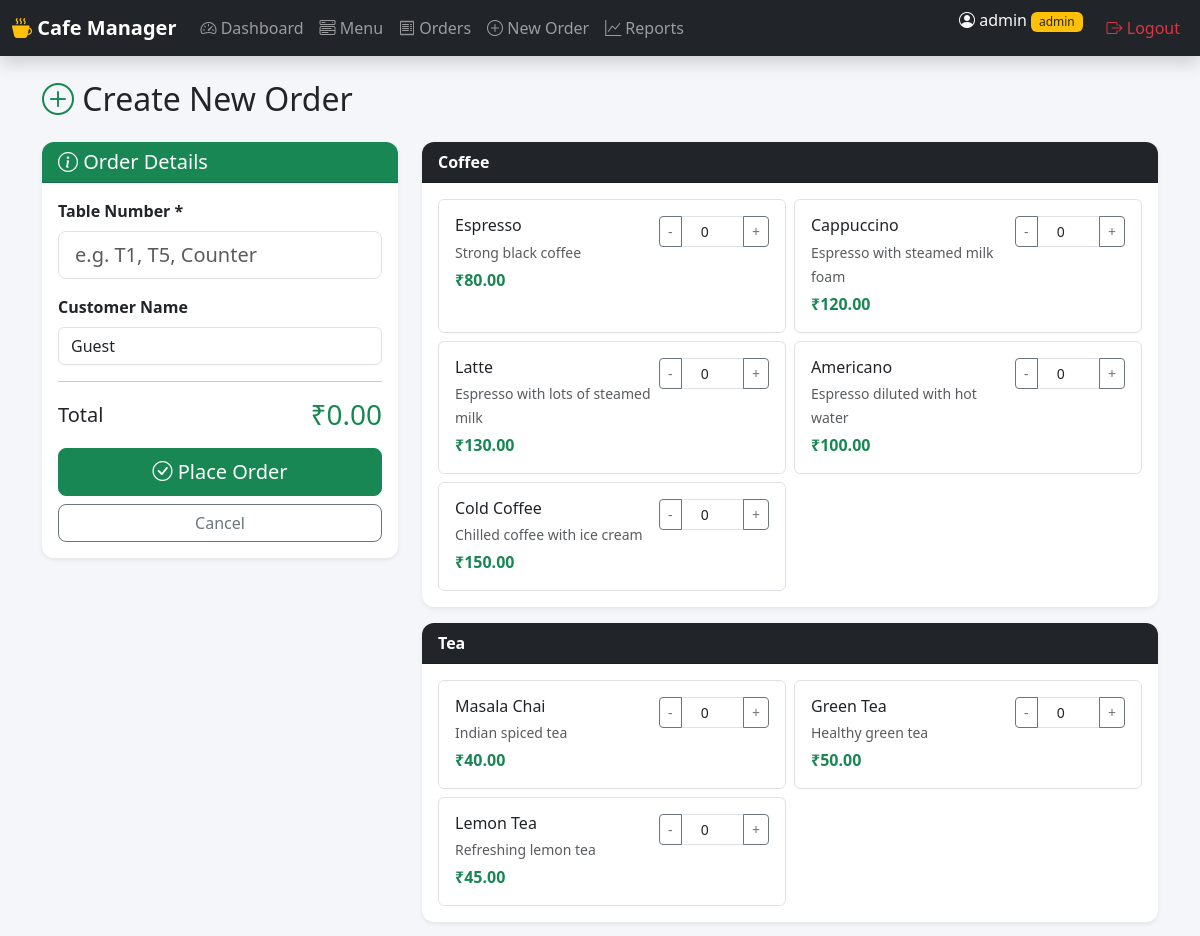
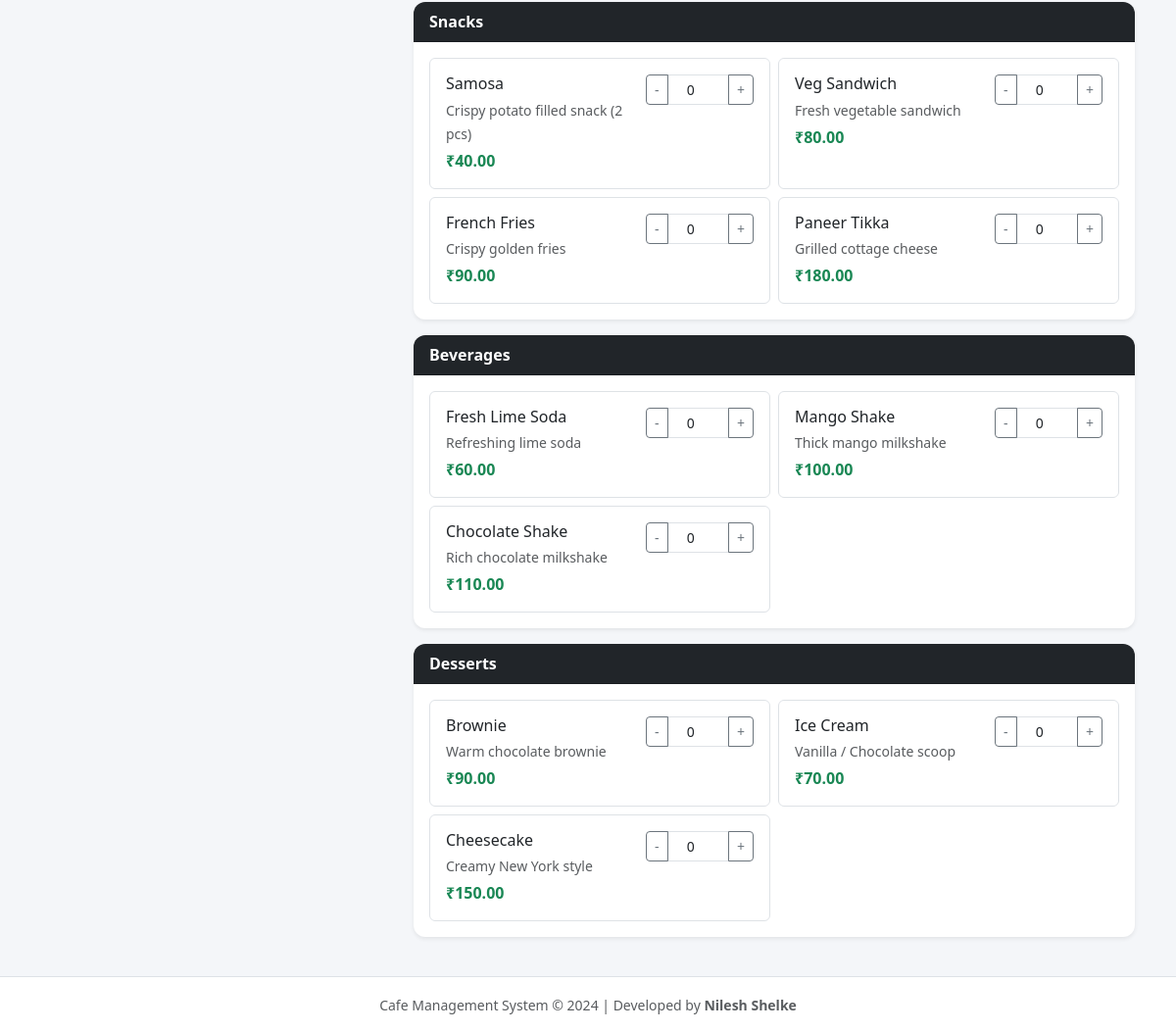
The app's page /orders/new (signed in) with its own data (2 pictures, top to bottom).
### app.py (models this page shows)
class Category(db.Model):
    id = db.Column(db.Integer, primary_key=True)
    name = db.Column(db.String(100), unique=True, nullable=False)
    items = db.relationship('MenuItem', backref='category', lazy=True, cascade='all, delete-orphan')

class MenuItem(db.Model):
    id = db.Column(db.Integer, primary_key=True)
    name = db.Column(db.String(100), nullable=False)
    description = db.Column(db.Text, default='')
    price = db.Column(db.Float, nullable=False)
    category_id = db.Column(db.Integer, db.ForeignKey('category.id'), nullable=False)
    is_available = db.Column(db.Boolean, default=True)
    image_url = db.Column(db.String(200), default='')

### app.py (the view, shortened to what this page needs)
@app.route('/orders/new', methods=['GET', 'POST'])
@login_required
def new_order():
    categories = Category.query.all()
    items = MenuItem.query.filter_by(is_available=True).all()
    return render_template('new_order.html', categories=categories, items=items)

### app.py (called while the page is built)
def login_required(f):
    from functools import wraps
    @wraps(f)
    def decorated_function(*args, **kwargs):
        if 'user_id' not in session:
            flash('Please login to continue.', 'warning')
            return redirect(url_for('login'))
        return f(*args, **kwargs)
    return decorated_function

### templates/new_order.html (shortened to what this page needs)
{% extends "base.html" %}
{% block content %}
<div class="container">
    <h2 class="mb-4"><i class="bi bi-plus-circle text-success"></i> Create New Order</h2>
    <form method="POST" id="orderForm">
        <div class="row">
            <div class="col-lg-4">
                <div class="card border-0 shadow-sm mb-4 sticky-top" style="top: 80px;">
                    <div class="card-header bg-success text-white">
                        <h5 class="mb-0"><i class="bi bi-info-circle"></i> Order Details</h5>
                    </div>
                    <div class="card-body">
                        <div class="mb-3">
                            <label class="form-label fw-semibold">Table Number *</label>
                            <input type="text" name="table_number" class="form-control form-control-lg" required placeholder="e.g. T1, T5, Counter">
                        </div>
                        <div class="mb-3">
                            <label class="form-label fw-semibold">Customer Name</label>
                            <input type="text" name="customer_name" class="form-control" placeholder="Guest" value="Guest">
                        </div>
                        <hr>
                        <div class="d-flex justify-content-between align-items-center mb-2">
                            <h5 class="mb-0">Total</h5>
                            <h3 class="mb-0 text-success" id="orderTotal">₹0.00</h3>
                        </div>
                        <button type="submit" class="btn btn-success btn-lg w-100 mt-2">
                            <i class="bi bi-check-circle"></i> Place Order
                        </button>
                        <a href="{{ url_for('orders') }}" class="btn btn-outline-secondary w-100 mt-2">Cancel</a>
                    </div>
                </div>
            </div>
            <div class="col-lg-8">
                {% for category in categories %}
                <div class="card border-0 shadow-sm mb-3">
                    <div class="card-header bg-dark text-white py-2">
                        <strong>{{ category.name }}</strong>
                    </div>
                    <div class="card-body">
                        <div class="row g-2">
                            {% for item in category.items if item.is_available %}
                            <div class="col-md-6">
                                <div class="border rounded p-3 h-100 item-card">
                                    <div class="d-flex justify-content-between align-items-start">
                                        <div>
                                            <h6 class="mb-1">{{ item.name }}</h6>
                                            <small class="text-muted">{{ item.description[:40] }}{% if item.description|length > 40 %}...{% endif %}</small>
                                            <div class="fw-bold text-success mt-1">₹{{ "%.2f"|format(item.price) }}</div>
                                        </div>
                                        <div class="text-end">
                                            <div class="input-group input-group-sm" style="width: 110px;">
                                                <button type="button" class="btn btn-outline-secondary qty-btn" data-action="minus">-</button>
                                                <input type="number" name="quantity" class="form-control text-center qty-input" value="0" min="0" max="50" data-price="{{ item.price }}">
                                                <button type="button" class="btn btn-outline-secondary qty-btn" data-action="plus">+</button>
                                            </div>
                                        </div>
                                    </div>
                                </div>
                            </div>
                            {% else %}
                            <div class="col-12 text-muted">No available items</div>
                            {% endfor %}
                        </div>
                    </div>
                </div>
                {% endfor %}
            </div>
        </div>
    </form>
</div>
{% endblock %}

### static/css/style.css (style rules this page uses)
body { background-color: #f4f6f9; min-height: 100vh; display: flex; flex-direction: column; }
.item-card { transition: all 0.2s ease; }
.card { border-radius: 12px; overflow: hidden; }
.card-header { font-weight: 600; }
.btn { border-radius: 8px; }

### records on screen
Category: name "Coffee"
MenuItem: name "Espresso", description "Strong black coffee", price "80.00"
MenuItem: name "Cappuccino", description "Espresso with steamed milk foam", price "120.00"
MenuItem: name "Latte", description "Espresso with lots of steamed milk", price "130.00"
MenuItem: name "Americano", description "Espresso diluted with hot water", price "100.00"
MenuItem: name "Cold Coffee", description "Chilled coffee with ice cream", price "150.00"
Category: name "Tea"
MenuItem: name "Masala Chai", description "Indian spiced tea", price "40.00"
MenuItem: name "Green Tea", description "Healthy green tea", price "50.00"
MenuItem: name "Lemon Tea", description "Refreshing lemon tea", price "45.00"
Category: name "Snacks"
MenuItem: name "Samosa", description "Crispy potato filled snack (2 pcs)", price "40.00"
MenuItem: name "Veg Sandwich", description "Fresh vegetable sandwich", price "80.00"
MenuItem: name "French Fries", description "Crispy golden fries", price "90.00"
MenuItem: name "Paneer Tikka", description "Grilled cottage cheese", price "180.00"
Category: name "Beverages"
MenuItem: name "Fresh Lime Soda", description "Refreshing lime soda", price "60.00"
MenuItem: name "Mango Shake", description "Thick mango milkshake", price "100.00"
MenuItem: name "Chocolate Shake", description "Rich chocolate milkshake", price "110.00"
Category: name "Desserts"
MenuItem: name "Brownie", description "Warm chocolate brownie", price "90.00"
MenuItem: name "Ice Cream", description "Vanilla / Chocolate scoop", price "70.00"
MenuItem: name "Cheesecake", description "Creamy New York style", price "150.00"

### other values on screen
{{ session.get('username') }} "admin"
{{ session.get('role') }} "admin"
